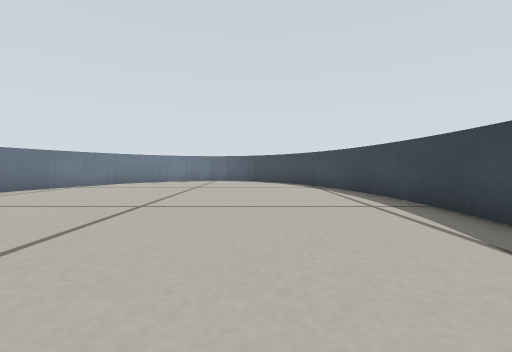
view 1 (above)

13 first-person views from a walk through a Gazebo world. The camera is 0.17 m above the floor, tilts 2° down and sees 90° across. The floor is counted in squares, 0.2 m on a side. Each view is taken from the middle of a square. On the plan, view 1 faces up. The plan holds only what a view shows up to about 10 squares ahead; the rest is blank. The place goes on beyond the plan.

view 2
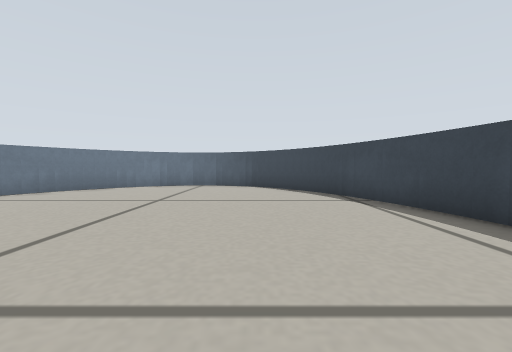

view 3
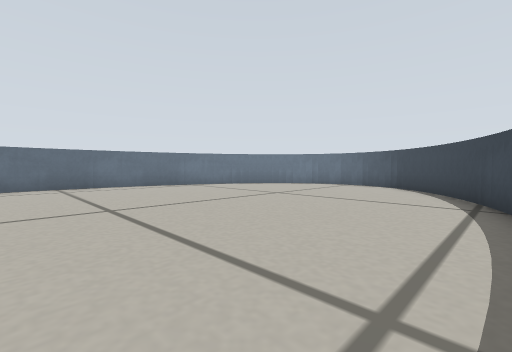

view 4
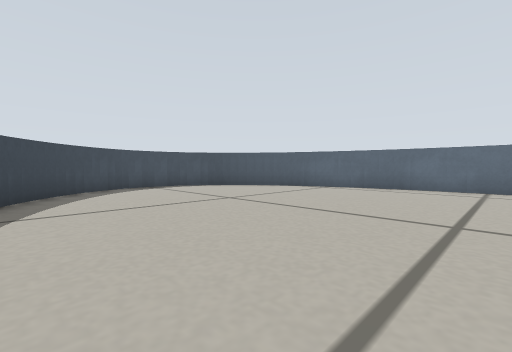

view 5
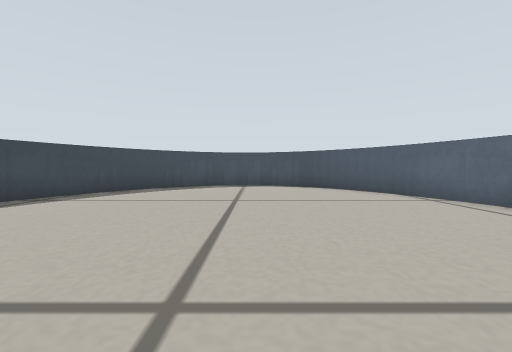

view 6
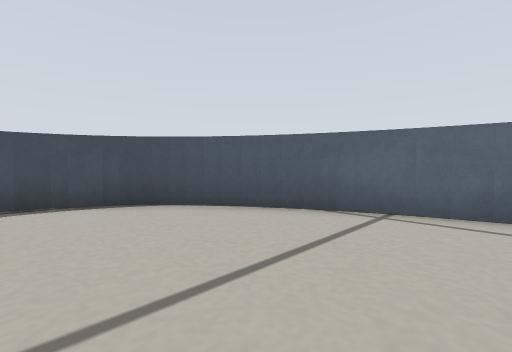

view 7
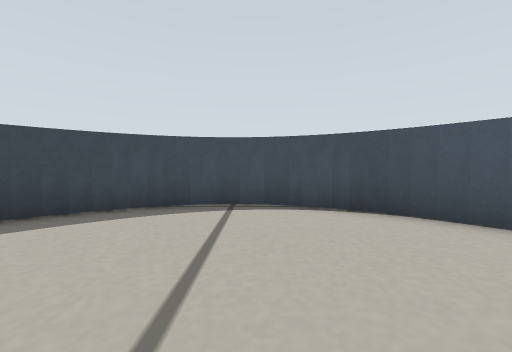

view 8
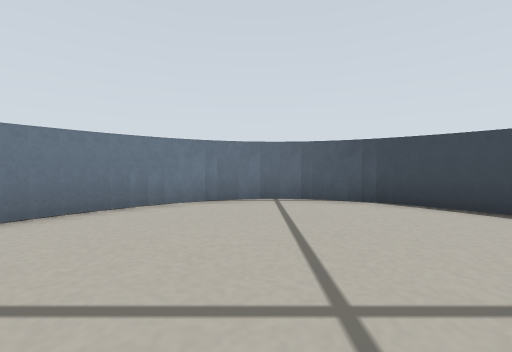

view 9
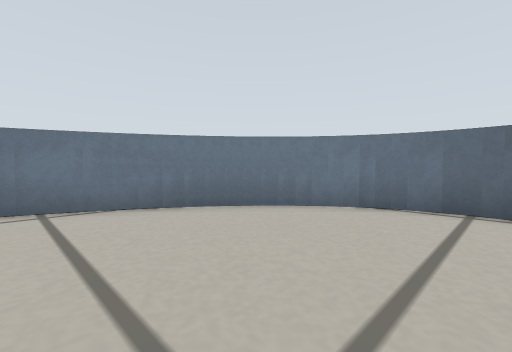

view 10
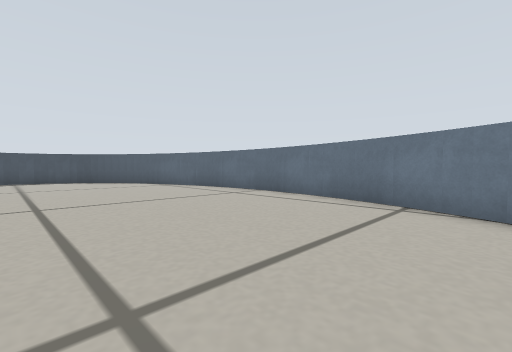

view 11
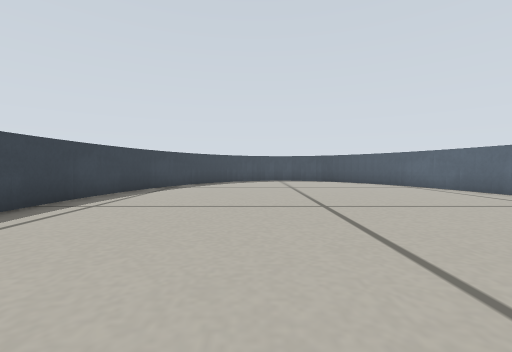

view 12
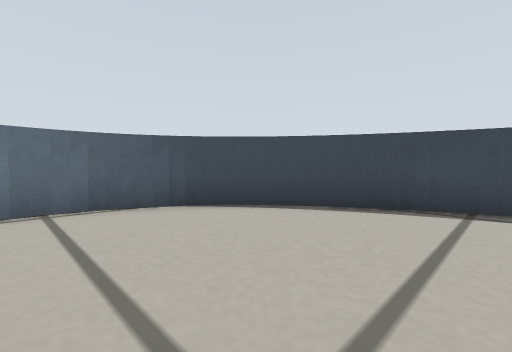

view 13
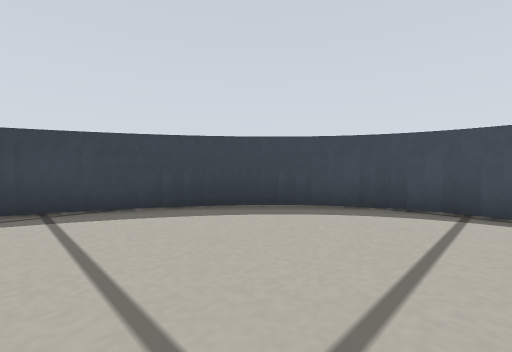

### Floor plan
Points are (right, up) in squares from view 1. A wall is a line through its corners. A room is listed if a view was taken in it or the views show most of it. See-through windows are left out.
Room 1 (views 1, 2, 3, 4, 5, 6, 7, 8, 9, 10, 11, 12, 13)
walls: (-8.8, 6.6) (-8.7, 3.9); (-8.7, 4) (-8.5, 2.7); (-8.3, 9.3) (-8.7, 7.1) (-8.7, 6.5); (-8.6, 2.9) (-7.9, 0.2); (3.7, 5.5) (3.7, 6.6); (-7.9, 10.7) (-8.4, 9.1); (3.8, 6.5) (3.4, 9.2) (2.5, 11.6); (3.6, 2.7) (3.8, 5.6); (-7.9, 0.4) (-7.4, -1); (3.3, 1.8) (3.5, 2.9); (2.6, 11.5) (1.9, 12.8); (-6.9, 12.9) (-8, 10.6); (-7.3, -0.9) (-6.6, -2.2); (-6.3, 13.6) (-6.9, 12.7); (1.9, 12.7) (1.6, 13.1); (1.7, 13.1) (0.9, 14.1); (-5.9, 14.1) (-6.4, 13.4); (2.6, -0.6) (3.4, 1.8); (-6.7, -2) (-5.9, -3.1); (2.3, -1.1) (2.5, -0.5); (1, 14) (0.6, 14.3); (-5.3, 14.7) (-5.9, 14); (0.7, 14.3) (-0.2, 15); (-0.1, 14.9) (-0.8, 15.4); (-4.2, 15.4) (-4.6, 15.1); (-6, -3) (-5.4, -3.6); (1.4, -2.5) (2.4, -0.9); (-0.7, 15.3) (-1.3, 15.5); (-3.7, 15.6) (-4.4, 15.3) (-5.5, 14.5); (-3, 15.7) (-3.8, 15.6); (1.1, -2.8) (1.4, -2.4); (-1.3, 15.6) (-1.9, 15.7); (-1.8, 15.7) (-2.7, 15.8); (-2.5, 15.8) (-3.2, 15.7); (-5.5, -3.5) (-4.5, -4.2); (0.3, -3.6) (1.2, -2.7); (-4.7, -4.1) (-4, -4.5); (-0.3, -4.1) (0.4, -3.5); (-4.1, -4.4) (-3.6, -4.6); (-0.8, -4.3) (-0.1, -3.9); (-3.8, -4.6) (-3.1, -4.7); (-3.2, -4.7) (-2.3, -4.8); (-1.7, -4.7) (-0.7, -4.3); (-2.4, -4.8) (-1.5, -4.6)

Where each view was taken, in squares from view 1:
view 1: 0 up, 0 right, facing up
view 2: 4 up, 0 right, facing up
view 3: 4 up, 3 right, facing up-left
view 4: 6 up, 2 right, facing down-left
view 5: 7 up, 3 left, facing down
view 6: 2 up, 3 left, facing down-left
view 7: 1 up, 3 left, facing down
view 8: 9 up, 3 left, facing up
view 9: 10 up, 2 left, facing up-left
view 10: 12 up, 2 left, facing down-left
view 11: 11 up, 1 left, facing down
view 12: 10 up, 3 left, facing up-right
view 13: 1 up, 3 left, facing down-right
